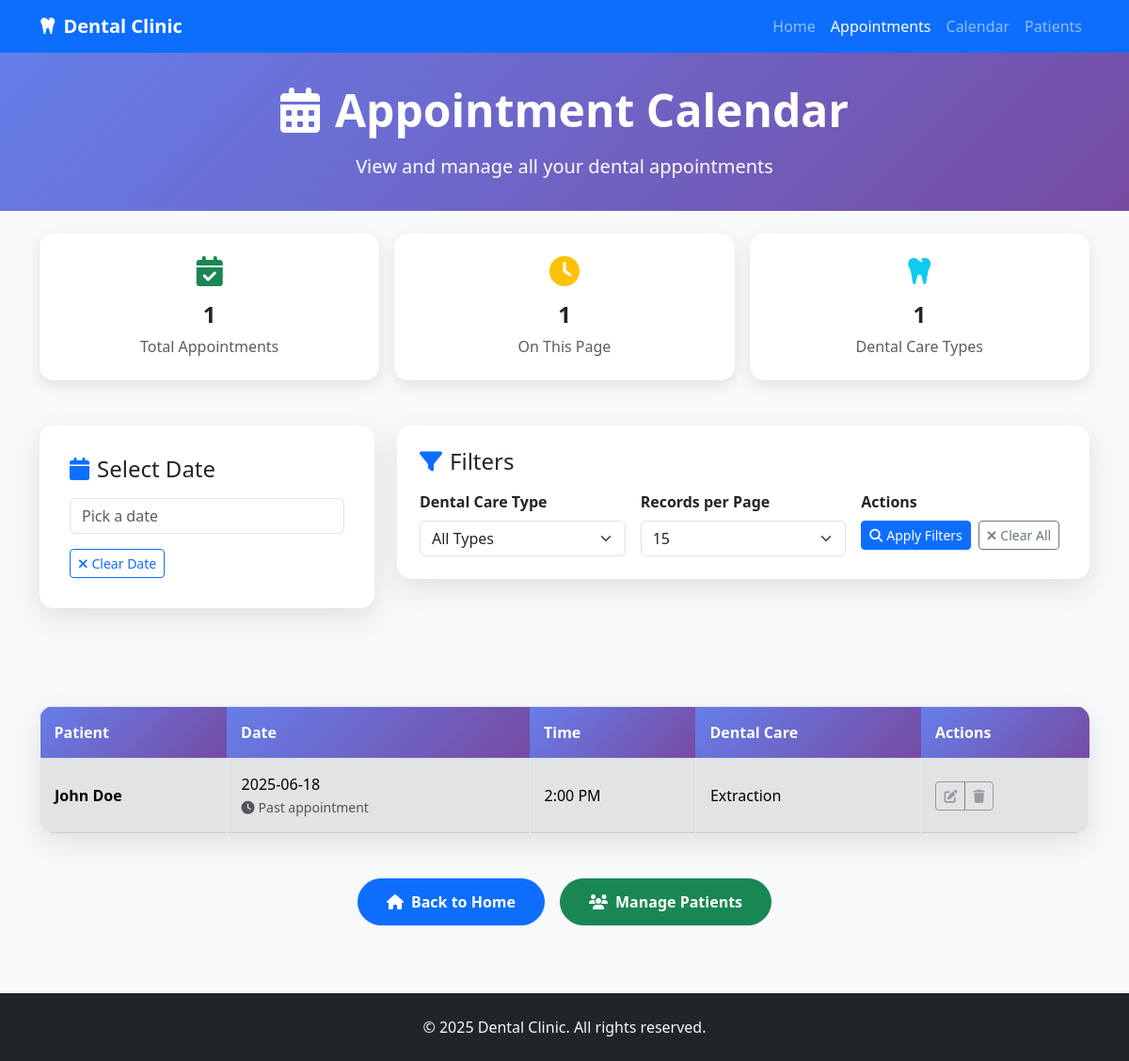
Before: /appointments with the older database file.
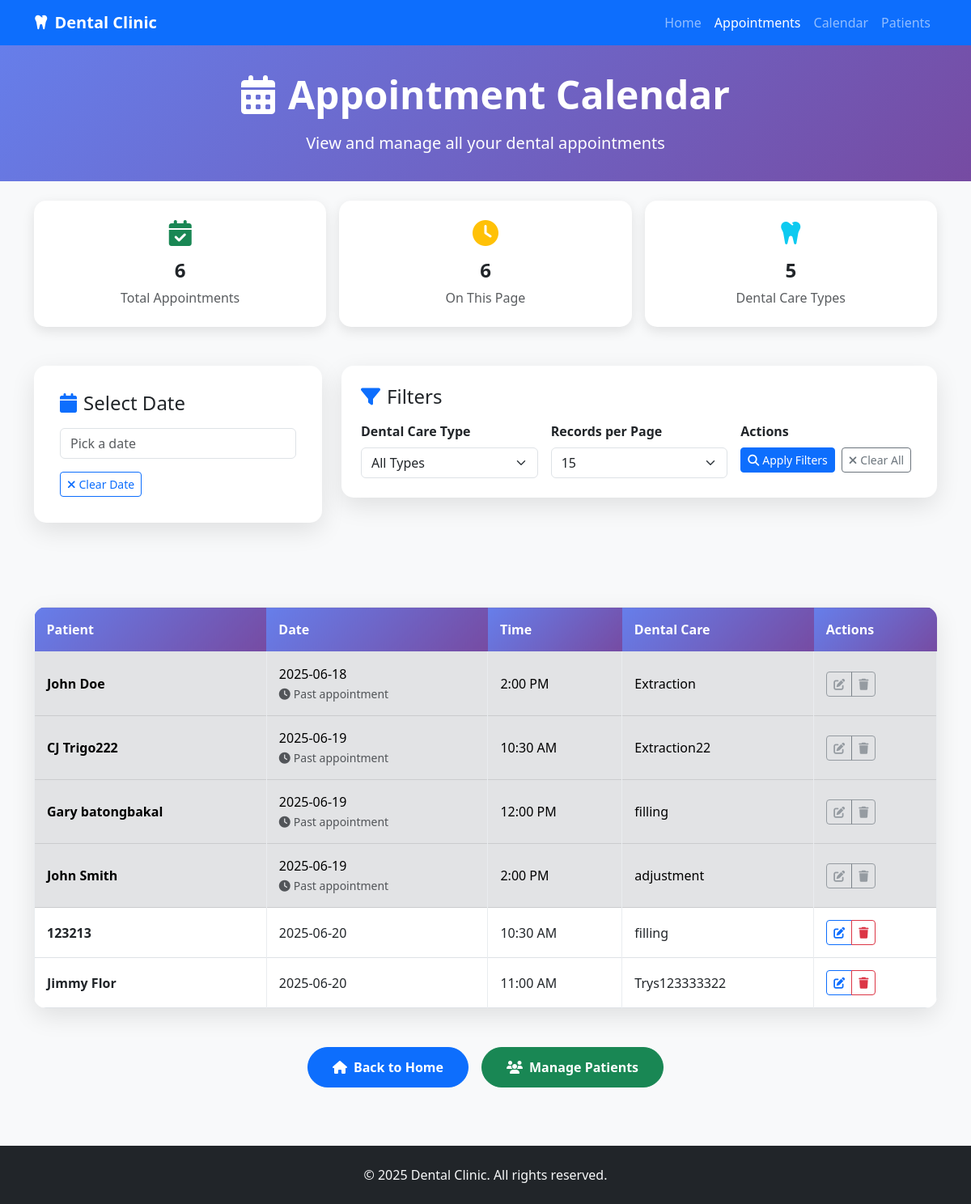
After: the same page with the newer database file.
### tables this page shows
CREATE TABLE "Appointments" (
                    ID INTEGER PRIMARY KEY AUTOINCREMENT,
                    PatientName TEXT NOT NULL,
                    Contact TEXT NOT NULL,
                    Date TEXT NOT NULL,
                    Time TEXT NOT NULL,
                    DentalCare TEXT NOT NULL
                );

### app.py (the view)
@app.route('/appointments')
def appointments():
    selected_date = request.args.get('date', '')
    dental_care_filter = request.args.get('dental_care', '')
    error_message = request.args.get('error', '')
    page = int(request.args.get('page', 1))
    per_page = int(request.args.get('per_page', 15))  # Default 15 records per page
    if page < 1:
        page = 1
    if per_page < 1 or per_page > 100:  # Limit to reasonable range
        per_page = 15
    conn = sqlite3.connect(DB_FILE)
    cursor = conn.cursor()
    base_conditions = []
    params = []
    if selected_date:
        base_conditions.append("Date = ?")
        params.append(selected_date)
    if dental_care_filter:
        base_conditions.append("DentalCare LIKE ?")
        params.append(f'%{dental_care_filter}%')
    where_clause = " AND ".join(base_conditions) if base_conditions else "1=1"
    count_query = f"SELECT COUNT(*) FROM Appointments WHERE {where_clause}"
    cursor.execute(count_query, params)
    total_appointments = cursor.fetchone()[0]
    total_pages = (total_appointments + per_page - 1) // per_page
    if page > total_pages and total_pages > 0:
        page = total_pages
    offset = (page - 1) * per_page
    query = f"SELECT * FROM Appointments WHERE {where_clause} ORDER BY Date, Time LIMIT ? OFFSET ?"
    cursor.execute(query, params + [per_page, offset])
    appointments = cursor.fetchall()
    cursor.execute("SELECT DISTINCT DentalCare FROM Appointments ORDER BY DentalCare")
    dental_care_types = [row[0] for row in cursor.fetchall()]
    conn.close()
    if error_message == 'past_appointment':
        error_message = "Cannot edit appointments that have already passed."
    elif error_message == 'past_appointment_delete':
        error_message = "Cannot delete appointments that have already passed."
    current_datetime = datetime.now().strftime('%Y-%m-%d %H:%M')
    return render_template('appointments.html',
                         appointments=appointments,
                         selected_date=selected_date,
                         dental_care_filter=dental_care_filter,
                         dental_care_types=dental_care_types,
                         error_message=error_message,
                         current_datetime=current_datetime,
                         page=page,
                         per_page=per_page,
                         total_appointments=total_appointments,
                         total_pages=total_pages)

### app.py (called while the page is built)
@app.template_filter('ampm')
def ampm_filter(value):
    try:
        t = datetime.strptime(value, "%H:%M")
        return t.strftime("%I:%M %p").lstrip('0')
    except Exception:
        return value  # fallback if parsing fails

### templates/appointments.html (shortened to what this page needs)
<!DOCTYPE html>
<html lang="en">
<head>
    <link href="https://cdn.jsdelivr.net/npm/bootstrap@5.3.0/dist/css/bootstrap.min.css" rel="stylesheet">
    <link href="https://cdnjs.cloudflare.com/ajax/libs/font-awesome/6.4.0/css/all.min.css" rel="stylesheet">
    <link rel="stylesheet" href="https://cdn.jsdelivr.net/npm/flatpickr/dist/flatpickr.min.css">
</head>
<body class="bg-light">
    <nav class="navbar navbar-expand-lg navbar-dark bg-primary">
        <div class="container">
            <a class="navbar-brand fw-bold" href="/">
                <i class="fas fa-tooth me-2"></i>Dental Clinic
            </a>
            <div class="collapse navbar-collapse" id="navbarNav">
                <ul class="navbar-nav ms-auto">
                    <li class="nav-item">
                        <a class="nav-link" href="/">Home</a>
                    </li>
                    <li class="nav-item">
                        <a class="nav-link active" href="/appointments">Appointments</a>
                    </li>
                    <li class="nav-item">
                        <a class="nav-link" href="/calendar">Calendar</a>
                    </li>
                    <li class="nav-item">
                        <a class="nav-link" href="/patients">Patients</a>
                    </li>
                </ul>
            </div>
        </div>
    </nav>
    <section class="page-header">
        <div class="container text-center">
            <h1 class="display-5 fw-bold mb-3">
                <i class="fas fa-calendar-alt me-3"></i>Appointment Calendar
            </h1>
            <p class="lead mb-0">View and manage all your dental appointments</p>
        </div>
    </section>
    <section class="py-4">
        <div class="container">
            <div class="row g-3">
                <div class="col-md-4">
                    <div class="stats-card">
                        <i class="fas fa-calendar-check fa-2x text-success mb-3"></i>
                        <h4 class="fw-bold">{{ total_appointments }}</h4>
                        <p class="text-muted mb-0">Total Appointments</p>
                    </div>
                </div>
                <div class="col-md-4">
                    <div class="stats-card">
                        <i class="fas fa-clock fa-2x text-warning mb-3"></i>
                        <h4 class="fw-bold">{{ appointments|length }}</h4>
                        <p class="text-muted mb-0">On This Page</p>
                    </div>
                </div>
                <div class="col-md-4">
                    <div class="stats-card">
                        <i class="fas fa-tooth fa-2x text-info mb-3"></i>
                        <h4 class="fw-bold">{{ dental_care_types|length }}</h4>
                        <p class="text-muted mb-0">Dental Care Types</p>
                    </div>
                </div>
            </div>
        </div>
    </section>
    <section class="py-4">
        <div class="container">
            <div class="row">
                <div class="col-lg-4 mb-4">
                    <div class="calendar-container">
                        <h4 class="mb-3">
                            <i class="fas fa-calendar me-2 text-primary"></i>Select Date
                        </h4>
                        <input type="text" id="datePicker" class="form-control" placeholder="Pick a date">
                        <div class="mt-3">
                            <button class="btn btn-outline-primary btn-sm" onclick="clearDateFilter()">
                                <i class="fas fa-times me-1"></i>Clear Date
                            </button>
                        </div>
                    </div>
                </div>
                <div class="col-lg-8">
                    <div class="filter-container">
                        <h4 class="mb-3">
                            <i class="fas fa-filter me-2 text-primary"></i>Filters
                        </h4>
                        <div class="row g-3">
                            <div class="col-md-4">
                                <label for="dentalCareFilter" class="form-label fw-bold">Dental Care Type</label>
                                <select class="form-select" id="dentalCareFilter">
                                    <option value="">All Types</option>
                                </select>
                            </div>
                            <div class="col-md-4">
                                <label for="per_page" class="form-label fw-bold">Records per Page</label>
                                <select class="form-select" id="per_page" onchange="applyFilters()">
                                    <option value="15" {% if per_page == 15 %}selected{% endif %}>15</option>
                                </select>
                            </div>
                            <div class="col-md-4">
                                <label class="form-label fw-bold">Actions</label>
                                <div class="d-flex gap-2">
                                    <button class="btn btn-primary btn-sm" onclick="applyFilters()">
                                        <i class="fas fa-search me-1"></i>Apply Filters
                                    </button>
                                    <button class="btn btn-outline-secondary btn-sm" onclick="clearAllFilters()">
                                        <i class="fas fa-times me-1"></i>Clear All
                                    </button>
                                </div>
                            </div>
                        </div>
                    </div>
                </div>
            </div>
        </div>
    </section>
    <section class="py-4">
        <div class="container">
            {% if appointments %}
            <div class="appointments-container">
                <div class="table-responsive">
                    <table class="table table-hover table-bordered align-middle mb-0">
                        <thead>
                            <tr>
                                <th>Patient</th>
                                <th>Date</th>
                                <th>Time</th>
                                <th>Dental Care</th>
                                <th>Actions</th>
                            </tr>
                        </thead>
                        <tbody>
                            {% for row in appointments %}
                            {% set appointment_datetime = row[3] + ' ' + row[4] %}
                            {% set is_past_appointment = appointment_datetime < current_datetime %}
                            <tr class="{% if is_past_appointment %}table-secondary{% endif %}">
                                <td><strong>{{ row[1] }}</strong></td>
                                <td>
                                    {{ row[3] }}
                                    {% if is_past_appointment %}
                                    <br><small class="text-muted"><i class="fas fa-clock me-1"></i>Past appointment</small>
                                    {% endif %}
                                </td>
                                <td>{{ row[4]|ampm }}</td>
                                <td>{{ row[5] }}</td>
                                <td>
                                    <div class="btn-group btn-group-sm" role="group">
                                        {% if is_past_appointment %}
                                        <button class="btn btn-outline-secondary" disabled title="Cannot edit past appointments">
                                            <i class="fas fa-edit"></i>
                                        </button>
                                        <button class="btn btn-outline-secondary" disabled title="Cannot delete past appointments">
                                            <i class="fas fa-trash"></i>
                                        </button>
                                        {% else %}
                                        <button class="btn btn-outline-primary edit-appointment-btn"
                                                data-id="{{ row[0] }}"
                                                data-patient="{{ row[1] }}"
                                                data-date="{{ row[3] }}"
                                                data-time="{{ row[4] }}"
                                                data-care="{{ row[5] }}"
                                                title="Edit">
                                            <i class="fas fa-edit"></i>
                                        </button>
                                        <a href="/delete/{{ row[0] }}" class="btn btn-outline-danger"
                                           onclick="event.preventDefault(); showDeleteConfirmation(this.href);"
                                           title="Delete">
                                            <i class="fas fa-trash"></i>
                                        </a>
                                        {% endif %}
                                    </div>
                                </td>
                            </tr>
                            {% endfor %}
                        </tbody>
                    </table>
                </div>
            </div>
            {% endif %}
        </div>
    </section>
    <section class="py-4">
        <div class="container">
            <div class="d-flex flex-column flex-sm-row gap-3 justify-content-center">
                <a href="/" class="btn btn-primary btn-custom">
                    <i class="fas fa-home me-2"></i>Back to Home
                </a>
                <a href="/patients" class="btn btn-success btn-custom">
                    <i class="fas fa-users me-2"></i>Manage Patients
                </a>
            </div>
        </div>
    </section>
    <footer class="bg-dark text-light py-4 mt-5">
        <div class="container text-center">
            <p class="mb-0">&copy; 2025 Dental Clinic. All rights reserved.</p>
        </div>
    </footer>
</body>
</html>

### templates/appointments.html (style rules this page uses)
.calendar-container { background: white; border-radius: 15px; box-shadow: 0 10px 30px rgba(0,0,0,0.1); padding: 2rem; margin-bottom: 2rem; }
.filter-container { background: white; border-radius: 15px; box-shadow: 0 10px 30px rgba(0,0,0,0.1); padding: 1.5rem; margin-bottom: 2rem; }
.appointments-container { background: white; border-radius: 15px; box-shadow: 0 10px 30px rgba(0,0,0,0.1); overflow: hidden; }
.appointments-container .table-responsive { max-height: 600px; overflow-y: auto; }
.table th { background: linear-gradient(135deg, #667eea 0%, #764ba2 100%); color: white; border: none; font-weight: 600; padding: 15px; position: sticky; top: 0; z-index: 10; }
.table td { padding: 15px; vertical-align: middle; border-color: #e9ecef; }
.btn-custom { border-radius: 25px; padding: 12px 30px; font-weight: 600; transition: all 0.3s ease; }
.page-header { background: linear-gradient(135deg, #667eea 0%, #764ba2 100%); color: white; padding: 2rem 0; }
.stats-card { background: white; border-radius: 15px; box-shadow: 0 5px 15px rgba(0,0,0,0.1); padding: 1.5rem; text-align: center; transition: transform 0.3s ease; }

Changed rows visible on the page:
added Appointments: PatientName "CJ Trigo222", Date "2025-06-19", shows "Past appointment", Time "10:30 AM", DentalCare "Extraction22"
added Appointments: PatientName "Gary batongbakal", Date "2025-06-19", shows "Past appointment", Time "12:00 PM", DentalCare "filling"
added Appointments: PatientName "John Smith", Date "2025-06-19", shows "Past appointment", Time "2:00 PM", DentalCare "adjustment"
added Appointments: PatientName "123213", Date "2025-06-20", Time "10:30 AM", DentalCare "filling"
added Appointments: PatientName "Jimmy Flor", Date "2025-06-20", Time "11:00 AM", DentalCare "Trys123333322"
Other visible differences:
{{ total_appointments }}: "1" → "6"
{{ appointments|length }}: "1" → "6"
{{ dental_care_types|length }}: "1" → "5"
